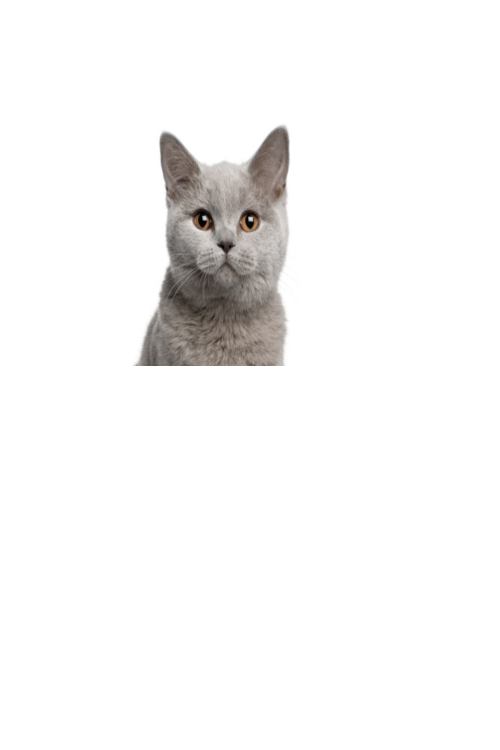
#> input picture data/patch.png, 1000 x 1500 px, given in place of input-1.jpg, which was not available (shown at 1/2 size)
$ python main.py
#> lines starting #> are read from the running program, lines starting #| are printed output that depends on the picture; after the words box and inside, x2 and y2 are one past the last pixel; in counts of white or black regions, pixels touching at a corner belong together; pictures that were not available may be replaced by others from this repository, and a replacement may not be noted
### pyr_merge.py
import cv2
import numpy as np


def make_gaussian_pyramide(im, nlevels=-1):
    pyr = [im.copy()]
    nlevels -= 1

    kernel = np.ones((5, 5), 'uint8')

    while nlevels != 0:
        tmp = cv2.pyrDown(pyr[-1])
        pyr += [tmp.copy()]
        if min(*tmp.shape) <= 2:
            break
        nlevels -= 1

    return pyr


def make_laplacian_pyramide(im, nlevels=-1):
    im1 = im.astype(np.int16)
    pyr = []
    nlevels -= 1

    while min(*im1.shape) > 2 and nlevels != 0:
        im2 = cv2.pyrDown(im1)
        im3 = cv2.pyrUp(im2, dstsize=im1.shape[::-1])
        layer = im1 - im3
        pyr += [layer]
        im1 = im2
        nlevels -= 1

    pyr += [im1]
    return pyr


def reconstruct_laplacian_pyramide(pyr, dtype=np.uint8):
    im = pyr[-1]

    for layer in pyr[-2::-1]:
        im = cv2.pyrUp(im, dstsize=layer.shape[::-1])
        im += layer

    t = np.iinfo(dtype)
    im = np.clip(im, t.min, t.max).astype(dtype)
    return im


def add_weighted(u1, u2, w):
    dtype = u1.dtype
    u1 = u1.astype(np.int32)
    u2 = u2.astype(np.int32)
    u = (u1 * (255 - w) + u2 * w) // 255
    return u.astype(dtype)


def merge_pyramides(p1, p2, mask):
    levels = [add_weighted(u1, u2, m) for u1,u2,m in zip(p1, p2, mask)]
    return levels


def dump_pyr_lap(path, pyr):
    for i,l in enumerate(pyr):
        cv2.imwrite(path + f'layer-{i}.png', np.clip(2 * l + 128, 0, 255).astype(np.uint8))


def dump_pyr_gauss(path, pyr):
    for i,l in enumerate(pyr):
        cv2.imwrite(path + f'layer-{i}.png', np.clip(l, 0, 255).astype(np.uint8))


def merge(u1, u2, mask, nlayers=-1):
    assert u1.dtype == np.uint8
    assert u2.dtype == np.uint8
    assert mask.dtype == np.uint8
    assert u1.shape == u2.shape
    assert u1.shape[0:2] == mask.shape

    if nlayers < 0:
        nlayers = int(np.log2(np.min(mask.shape)))

    mask_gpyr = make_gaussian_pyramide(mask)
    dst = np.zeros(u1.shape, dtype=np.uint8)
    for c in range(3):
        u1_lpyr = make_laplacian_pyramide(u1[:,:,c], nlayers)
        u2_lpyr = make_laplacian_pyramide(u2[:,:,c], nlayers)
        dst_lpyr = merge_pyramides(u1_lpyr, u2_lpyr, mask_gpyr)
        channel = reconstruct_laplacian_pyramide(dst_lpyr, dtype=np.int16)
        channel = np.clip(channel, 0, 255).astype(np.uint8)
        dst[:,:,c] = channel

    return dst

### fourier_merge.py
from re import L
import cv2
import numpy as np


def merge_channel(source, patch, mask, lam = 1e+6):
    Sy = (np.roll(source, -1, axis=0) - np.roll(source, 1, axis=0)) / 2
    Sx = (np.roll(source, -1, axis=1) - np.roll(source, 1, axis=1)) / 2
    Py = (np.roll(patch, -1, axis=0) - np.roll(patch, 1, axis=0)) / 2
    Px = (np.roll(patch, -1, axis=1) - np.roll(patch, 1, axis=1)) / 2

    f = source * (1 - mask) + patch * mask

    gx = Px * mask + Sx * (1 - mask)
    gy = Py * mask + Sy * (1 - mask)
    Gx = np.fft.fft2(gx)
    Gy = np.fft.fft2(gy)
    F = np.fft.fft2(f)

    M,N = np.shape(F)
    n = np.arange(0, N)
    m = np.arange(0, M)
    Dx = 1j * np.sin(2 * np.pi * n[np.newaxis,:] / N)
    Dy = 1j * np.sin(2 * np.pi * m[:,np.newaxis] / M)

    tmp1 = -F + lam * Dx * Gx + lam * Dy * Gy
    tmp2 = lam * (Dx**2 + Dy**2) - 1

    U = tmp1 / tmp2
    u = np.fft.ifft2(U)
    u = u.real
    return u


def merge(u1, u2, mask):
    assert u1.dtype == np.uint8
    assert u2.dtype == np.uint8
    assert mask.dtype == np.uint8
    assert u1.shape == u2.shape
    assert u1.shape[0:2] == mask.shape

    u1 = u1 / np.float32(255)
    u2 = u2 / np.float32(255)
    mask = np.uint8(mask >= 128)

    u = np.zeros(u1.shape, dtype=np.float32)
    u[:,:,0] = merge_channel(u1[:,:,0], u2[:,:,0], mask)
    u[:,:,1] = merge_channel(u1[:,:,1], u2[:,:,1], mask)
    u[:,:,2] = merge_channel(u1[:,:,2], u2[:,:,2], mask)
    u = np.clip(255 * u, 0, 255).astype(np.uint8)
    return u

### main.py
import fourier_merge
import pyr_merge
import numpy as np
import cv2


def copybymask(source, patch, mask):
    dst = source * (1 - mask) + patch * mask
    return dst


def trivial_merge(u1, u2, mask):
    assert u1.dtype == np.uint8
    assert u2.dtype == np.uint8
    assert mask.dtype == np.uint8
    assert u1.shape == u2.shape
    assert u1.shape[0:2] == mask.shape

    mask = np.uint8(mask >= 128)

    u = np.zeros(u1.shape, dtype=np.uint8)
    for c in range(3):
        u[:,:,c] = copybymask(u1[:,:,c], u2[:,:,c], mask)

    return u


def main():
    u1 = cv2.imread('data/sample-1/input-1.jpg')
#> u1 is the input picture: shape (1500, 1000, 3); mean B, G, R 245.5, 245.9, 246.6
    u2 = cv2.imread('data/sample-1/input-2.jpg')
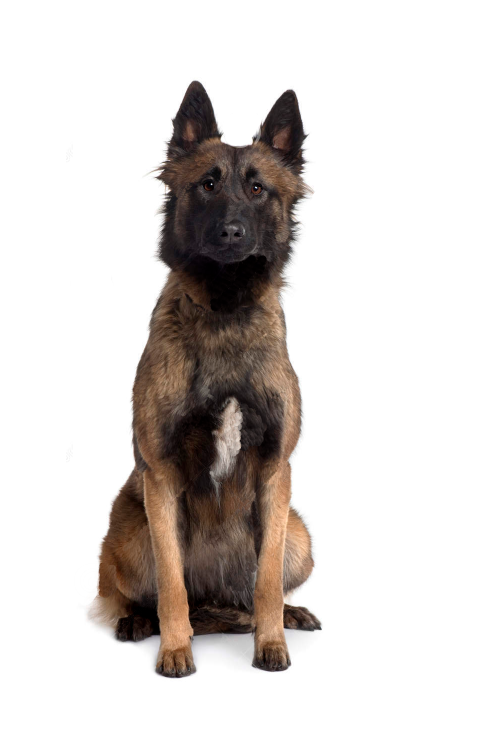
#> input picture data/source.png, 1000 x 1500 px, given in place of input-2.jpg, which was not available (shown at 1/2 size)
#> u2 is the input picture: shape (1500, 1000, 3); mean B, G, R 209.3, 211.9, 216.7
    mask = cv2.imread('data/sample-1/mask.jpg', 0)
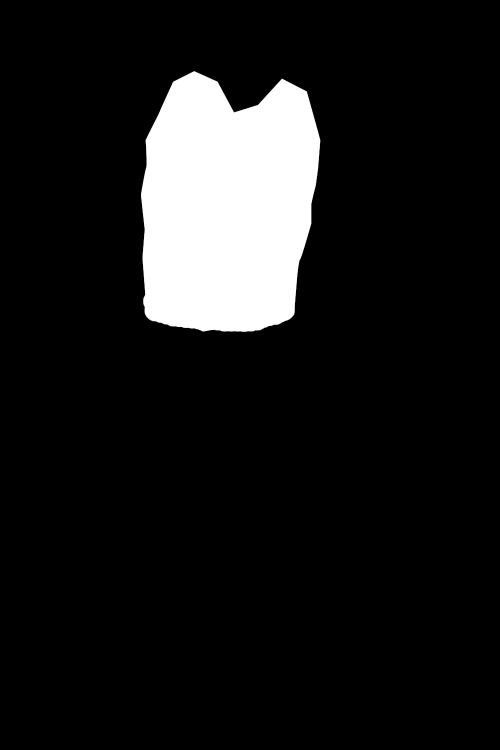
#> input picture data/mask.png, 1000 x 1500 px, given in place of mask.jpg, which was not available (shown at 1/2 size)
#> mask is the input picture: shape (1500, 1000); min 0, max 255, mean 26.1

    u = trivial_merge(u1, u2, mask)
#> in trivial_merge, `mask = np.uint8(mask >= 128)`:
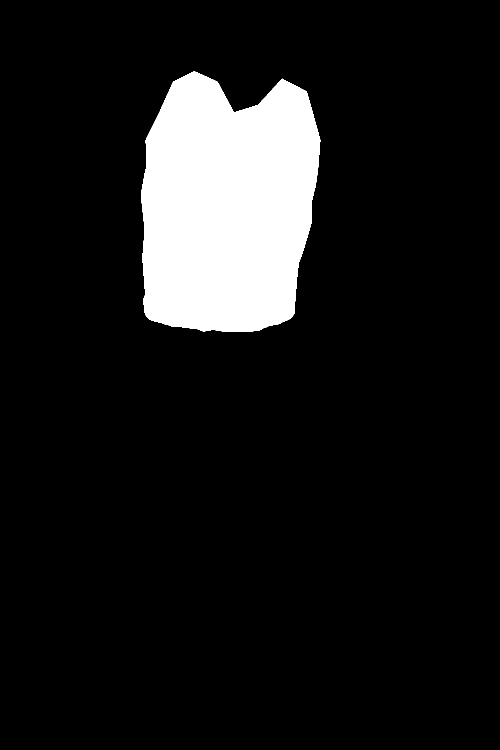
#> mask: shape (1500, 1000) (shown at 1/2 size); values 0 (black) and 1 (white), 10.2% white; 1 white region, box (x1, y1, x2, y2) and area: (282, 142, 641, 664) 153662
    cv2.imwrite('data/sample-1/out-trivial.png', u)

    u = pyr_merge.merge(u1, u2, mask)
#> the loop in make_gaussian_pyramide, `while nlevels != 0:` made 9 passes
#> tmp on pass 9: [[41, 61], [43, 62], [9, 12]]
#> after the loop in make_gaussian_pyramide, `while nlevels != 0:`: nlevels = -10; pyr = 10 items
#> the loop in merge, `for c in range(3):` made 3 passes
#> pass 1, in make_laplacian_pyramide (call 2), `im1 = im.astype(np.int16)`:
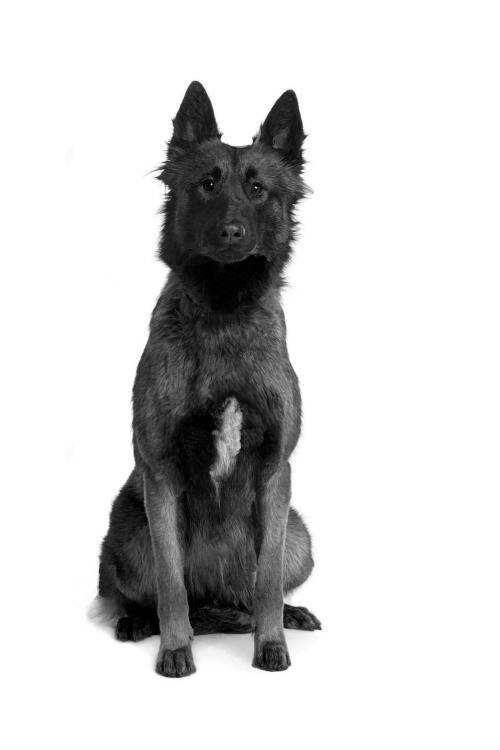
#> im1: shape (1500, 1000) int16 (shown at 1/2 size); min 0, max 255, mean 209.3
    cv2.imwrite('data/sample-1/out-pyr.png', u)

    u = fourier_merge.merge(u1, u2, mask)
#> in merge_channel, `Sx = (np.roll(source, -1, axis=1) - np.roll(source, 1, axis=1)) / 2`:
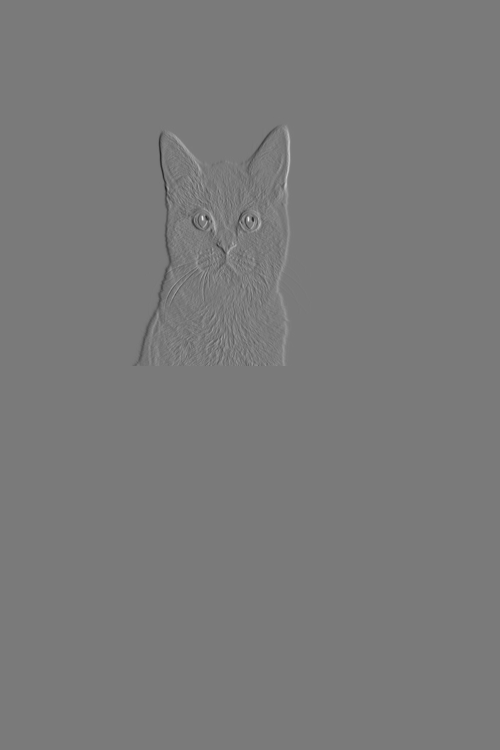
#> Sx: shape (1500, 1000) float32 (shown at 1/2 size); min -0.263, max 0.284, mean 7.95e-14; drawn with min black and max white
#> in merge, `u[:,:,1] = merge_channel(u1[:,:,1], u2[:,:,1], mask)`:
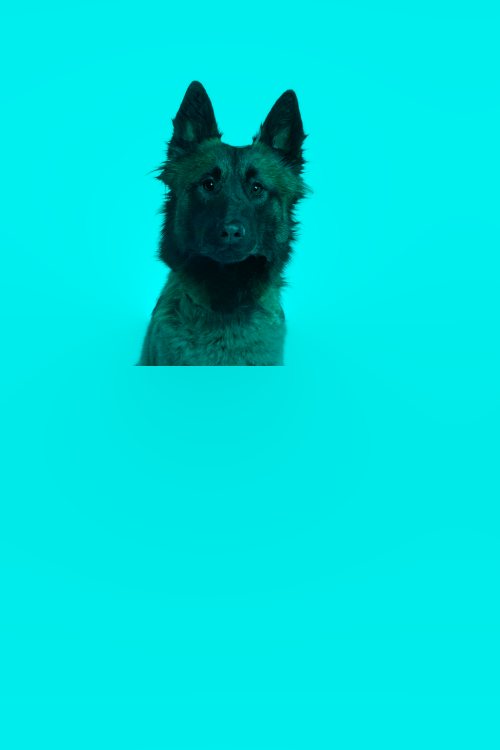
#> u: shape (1500, 1000, 3) float32 (shown at 1/2 size); mean of channels 0, 1, 2 0.934, 0.935, 0; drawn with min black and max white
#> call 3 of merge_channel, with lam = 1000000
#> in merge_channel (call 3), `Py = (np.roll(patch, -1, axis=0) - np.roll(patch, 1, axis=0)) / 2`:
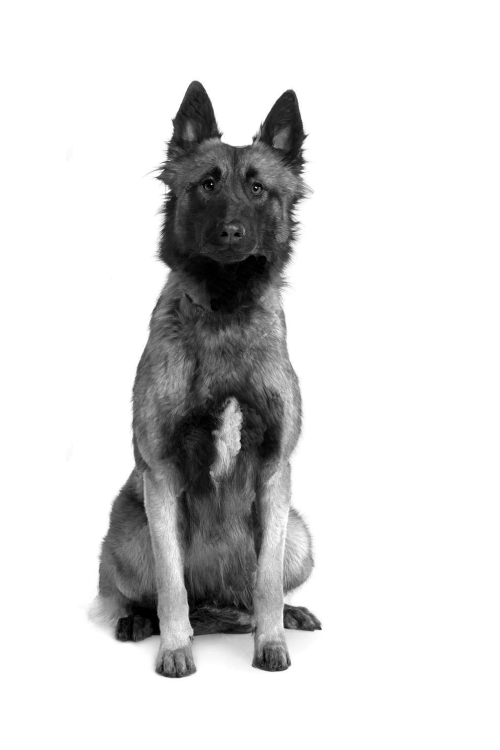
#> patch: shape (1500, 1000) float32 (shown at 1/2 size); min 0, max 1, mean 0.85
    cv2.imwrite('data/sample-1/out-fourier.png', u)


if __name__ == '__main__':
    main()
